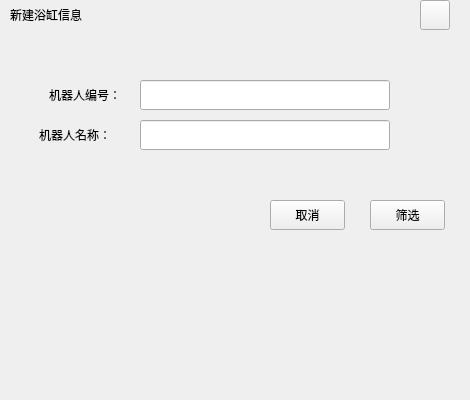
<?xml version="1.0" encoding="UTF-8"?>
<ui version="4.0">
 <class>RobotSele</class>
 <widget class="QWidget" name="RobotSele">
  <property name="geometry">
   <rect>
    <x>0</x>
    <y>0</y>
    <width>470</width>
    <height>400</height>
   </rect>
  </property>
  <property name="windowTitle">
   <string>Form</string>
  </property>
  <widget class="QPushButton" name="CloseBtn">
   <property name="geometry">
    <rect>
     <x>420</x>
     <y>0</y>
     <width>30</width>
     <height>30</height>
    </rect>
   </property>
   <property name="text">
    <string/>
   </property>
  </widget>
  <widget class="QLabel" name="UserLab_3">
   <property name="geometry">
    <rect>
     <x>49</x>
     <y>80</y>
     <width>91</width>
     <height>30</height>
    </rect>
   </property>
   <property name="text">
    <string>机器人编号：</string>
   </property>
  </widget>
  <widget class="QLabel" name="InerLab">
   <property name="geometry">
    <rect>
     <x>50</x>
     <y>80</y>
     <width>401</width>
     <height>231</height>
    </rect>
   </property>
   <property name="styleSheet">
    <string notr="true"/>
   </property>
   <property name="text">
    <string/>
   </property>
  </widget>
  <widget class="QLabel" name="UserLab_1">
   <property name="geometry">
    <rect>
     <x>39</x>
     <y>120</y>
     <width>101</width>
     <height>30</height>
    </rect>
   </property>
   <property name="text">
    <string>机器人名称：</string>
   </property>
  </widget>
  <widget class="QLineEdit" name="RobotName">
   <property name="geometry">
    <rect>
     <x>140</x>
     <y>120</y>
     <width>250</width>
     <height>30</height>
    </rect>
   </property>
  </widget>
  <widget class="QLabel" name="TitleLab">
   <property name="geometry">
    <rect>
     <x>0</x>
     <y>10</y>
     <width>461</width>
     <height>31</height>
    </rect>
   </property>
   <property name="text">
    <string/>
   </property>
  </widget>
  <widget class="QPushButton" name="SeleBtn">
   <property name="geometry">
    <rect>
     <x>370</x>
     <y>200</y>
     <width>75</width>
     <height>30</height>
    </rect>
   </property>
   <property name="text">
    <string>筛选</string>
   </property>
  </widget>
  <widget class="QLabel" name="label">
   <property name="geometry">
    <rect>
     <x>10</x>
     <y>0</y>
     <width>151</width>
     <height>30</height>
    </rect>
   </property>
   <property name="text">
    <string>新建浴缸信息</string>
   </property>
  </widget>
  <widget class="QLineEdit" name="RobotID">
   <property name="geometry">
    <rect>
     <x>140</x>
     <y>80</y>
     <width>250</width>
     <height>30</height>
    </rect>
   </property>
  </widget>
  <widget class="QPushButton" name="CancleBtn">
   <property name="geometry">
    <rect>
     <x>270</x>
     <y>200</y>
     <width>75</width>
     <height>30</height>
    </rect>
   </property>
   <property name="text">
    <string>取消</string>
   </property>
  </widget>
  <zorder>TitleLab</zorder>
  <zorder>InerLab</zorder>
  <zorder>label</zorder>
  <zorder>CloseBtn</zorder>
  <zorder>UserLab_3</zorder>
  <zorder>UserLab_1</zorder>
  <zorder>RobotName</zorder>
  <zorder>SeleBtn</zorder>
  <zorder>RobotID</zorder>
  <zorder>CancleBtn</zorder>
 </widget>
 <resources/>
 <connections/>
</ui>
